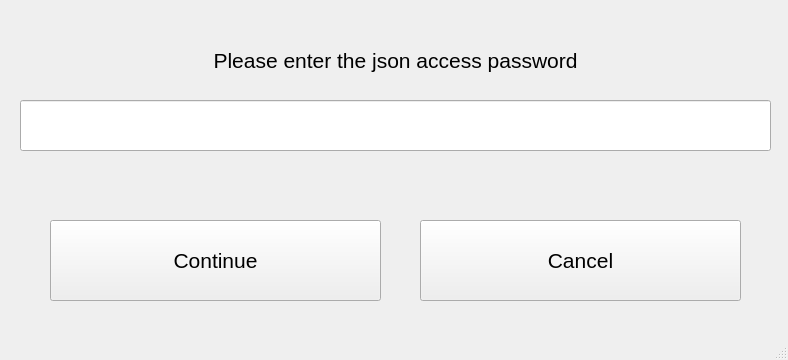
<?xml version="1.0" encoding="UTF-8"?>
<ui version="4.0">
 <class>MainWindow</class>
 <widget class="QMainWindow" name="MainWindow">
  <property name="geometry">
   <rect>
    <x>0</x>
    <y>0</y>
    <width>788</width>
    <height>360</height>
   </rect>
  </property>
  <property name="windowTitle">
   <string>MainWindow</string>
  </property>
  <widget class="QWidget" name="centralwidget">
   <widget class="QLabel" name="label">
    <property name="geometry">
     <rect>
      <x>30</x>
      <y>40</y>
      <width>731</width>
      <height>41</height>
     </rect>
    </property>
    <property name="font">
     <font>
      <pointsize>16</pointsize>
     </font>
    </property>
    <property name="text">
     <string>Please enter the json access password</string>
    </property>
    <property name="alignment">
     <set>Qt::AlignCenter</set>
    </property>
   </widget>
   <widget class="QLineEdit" name="PasswordEntry">
    <property name="geometry">
     <rect>
      <x>20</x>
      <y>100</y>
      <width>751</width>
      <height>51</height>
     </rect>
    </property>
    <property name="font">
     <font>
      <pointsize>16</pointsize>
     </font>
    </property>
    <property name="echoMode">
     <enum>QLineEdit::Password</enum>
    </property>
    <property name="alignment">
     <set>Qt::AlignCenter</set>
    </property>
   </widget>
   <widget class="QPushButton" name="Continue">
    <property name="geometry">
     <rect>
      <x>50</x>
      <y>220</y>
      <width>331</width>
      <height>81</height>
     </rect>
    </property>
    <property name="font">
     <font>
      <pointsize>16</pointsize>
     </font>
    </property>
    <property name="text">
     <string>Continue</string>
    </property>
   </widget>
   <widget class="QPushButton" name="Cancel">
    <property name="geometry">
     <rect>
      <x>420</x>
      <y>220</y>
      <width>321</width>
      <height>81</height>
     </rect>
    </property>
    <property name="font">
     <font>
      <pointsize>16</pointsize>
     </font>
    </property>
    <property name="text">
     <string>Cancel</string>
    </property>
   </widget>
  </widget>
  <widget class="QMenuBar" name="menubar">
   <property name="geometry">
    <rect>
     <x>0</x>
     <y>0</y>
     <width>788</width>
     <height>26</height>
    </rect>
   </property>
  </widget>
  <widget class="QStatusBar" name="statusbar"/>
 </widget>
 <resources/>
 <connections/>
</ui>
